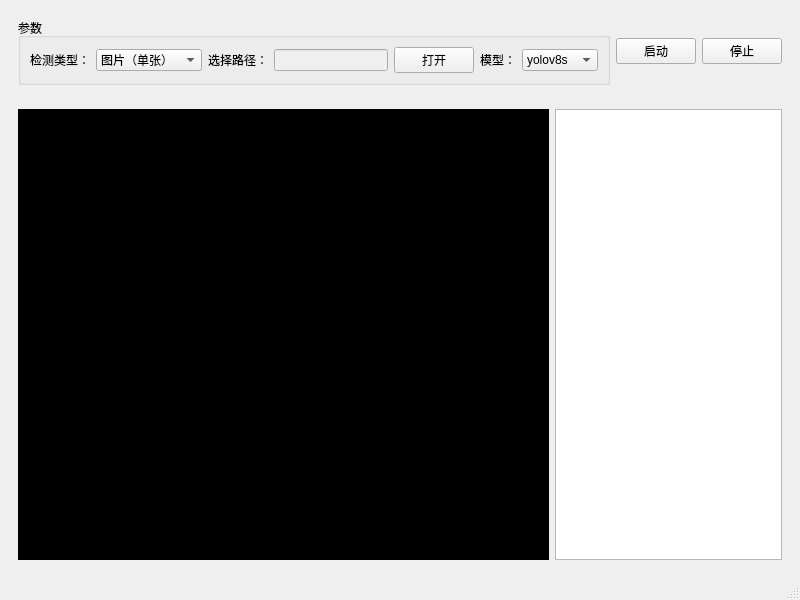
<?xml version="1.0" encoding="UTF-8"?>
<ui version="4.0">
 <class>MainWindow</class>
 <widget class="QMainWindow" name="MainWindow">
  <property name="geometry">
   <rect>
    <x>0</x>
    <y>0</y>
    <width>800</width>
    <height>600</height>
   </rect>
  </property>
  <property name="windowTitle">
   <string>MainWindow</string>
  </property>
  <property name="windowIcon">
   <iconset>
    <normaloff>:/resource/image/softIcon.ico</normaloff>:/resource/image/softIcon.ico</iconset>
  </property>
  <widget class="QWidget" name="centralwidget">
   <layout class="QGridLayout" name="gridLayout_4">
    <item row="0" column="0">
     <widget class="QWidget" name="widget_para" native="true">
      <layout class="QGridLayout" name="gridLayout">
       <item row="0" column="0">
        <widget class="QGroupBox" name="groupBox">
         <property name="title">
          <string>参数</string>
         </property>
         <layout class="QGridLayout" name="gridLayout_2">
          <item row="0" column="1">
           <layout class="QHBoxLayout" name="horizontalLayout_2">
            <item>
             <widget class="QLabel" name="label_2">
              <property name="text">
               <string>选择路径：</string>
              </property>
             </widget>
            </item>
            <item>
             <widget class="QLineEdit" name="lineEdit">
              <property name="enabled">
               <bool>false</bool>
              </property>
             </widget>
            </item>
            <item>
             <widget class="QPushButton" name="pushButton_selectedFile">
              <property name="sizePolicy">
               <sizepolicy hsizetype="Fixed" vsizetype="Fixed">
                <horstretch>0</horstretch>
                <verstretch>0</verstretch>
               </sizepolicy>
              </property>
              <property name="minimumSize">
               <size>
                <width>5</width>
                <height>0</height>
               </size>
              </property>
              <property name="text">
               <string>打开</string>
              </property>
              <property name="icon">
               <iconset>
                <normaloff>:/resource/image/open.ico</normaloff>:/resource/image/open.ico</iconset>
              </property>
             </widget>
            </item>
           </layout>
          </item>
          <item row="0" column="0">
           <layout class="QHBoxLayout" name="horizontalLayout">
            <item>
             <widget class="QLabel" name="label">
              <property name="text">
               <string>检测类型：</string>
              </property>
             </widget>
            </item>
            <item>
             <widget class="QComboBox" name="comboBox_detType">
              <item>
               <property name="text">
                <string>图片（单张）</string>
               </property>
              </item>
              <item>
               <property name="text">
                <string>图片（文件夹）</string>
               </property>
              </item>
              <item>
               <property name="text">
                <string>视频（本地）</string>
               </property>
              </item>
              <item>
               <property name="text">
                <string>视频（相机）</string>
               </property>
              </item>
             </widget>
            </item>
           </layout>
          </item>
          <item row="0" column="2">
           <layout class="QHBoxLayout" name="horizontalLayout_3">
            <item>
             <widget class="QLabel" name="label_3">
              <property name="text">
               <string>模型：</string>
              </property>
             </widget>
            </item>
            <item>
             <widget class="QComboBox" name="comboBox_model">
              <item>
               <property name="text">
                <string>yolov8s</string>
               </property>
              </item>
              <item>
               <property name="text">
                <string>yolov8m</string>
               </property>
              </item>
              <item>
               <property name="text">
                <string>yolov8x</string>
               </property>
              </item>
             </widget>
            </item>
           </layout>
          </item>
         </layout>
        </widget>
       </item>
       <item row="0" column="1">
        <layout class="QHBoxLayout" name="horizontalLayout_4">
         <item>
          <widget class="QPushButton" name="pushButton_start">
           <property name="minimumSize">
            <size>
             <width>5</width>
             <height>0</height>
            </size>
           </property>
           <property name="text">
            <string>启动</string>
           </property>
           <property name="icon">
            <iconset>
             <normaloff>:/resource/image/play.ico</normaloff>:/resource/image/play.ico</iconset>
           </property>
          </widget>
         </item>
         <item>
          <widget class="QPushButton" name="pushButton_end">
           <property name="text">
            <string>停止</string>
           </property>
           <property name="icon">
            <iconset>
             <normaloff>:/resource/image/stop.ico</normaloff>:/resource/image/stop.ico</iconset>
           </property>
          </widget>
         </item>
        </layout>
       </item>
      </layout>
     </widget>
    </item>
    <item row="1" column="0">
     <widget class="QWidget" name="widget_show" native="true">
      <layout class="QGridLayout" name="gridLayout_3" columnstretch="7,3">
       <item row="0" column="0">
        <widget class="QLabel" name="label_pic">
         <property name="styleSheet">
          <string notr="true">background-color: rgb(0, 0, 0);</string>
         </property>
         <property name="text">
          <string>TextLabel</string>
         </property>
         <property name="alignment">
          <set>Qt::AlignCenter</set>
         </property>
        </widget>
       </item>
       <item row="0" column="1">
        <widget class="QTextEdit" name="textEdit"/>
       </item>
      </layout>
     </widget>
    </item>
   </layout>
  </widget>
  <widget class="QMenuBar" name="menubar">
   <property name="geometry">
    <rect>
     <x>0</x>
     <y>0</y>
     <width>800</width>
     <height>17</height>
    </rect>
   </property>
  </widget>
  <widget class="QStatusBar" name="statusbar"/>
 </widget>
 <resources/>
 <connections/>
</ui>
